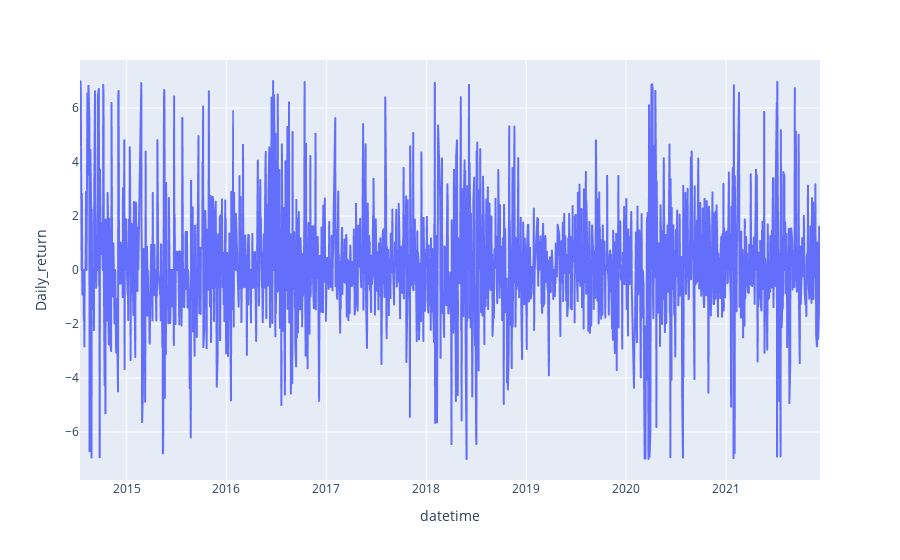

Write notebook code for a chart like this one.
### Code cell
fig = go.Figure()
px.line(df, x='datetime', y='Daily_return', labels={'x':'Date', 'y':'Daily_Return_%'})

### Figure 1 — Plotly figure (JSON) as saved in the notebook; plotly's stock layout.template omitted (floating-point values rounded to 4 significant figures; data arrays with more than 128 entries replaced by an {"elided": "..."} marker saying what was removed)
{"data": [{"hovertemplate": "datetime=%{x}<br>Daily_return=%{y}<extra></extra>", "legendgroup": "", "line": {"color": "#636efa", "dash": "solid"}, "mode": "lines", "name": "", "showlegend": false, "type": "scattergl", "x": {"elided": "1854 str values"}, "xaxis": "x", "y": {"elided": "1854 float values"}, "yaxis": "y"}], "layout": {"legend": {"tracegroupgap": 0}, "margin": {"t": 60}, "xaxis": {"anchor": "y", "domain": [0, 1], "title": {"text": "datetime"}}, "yaxis": {"anchor": "x", "domain": [0, 1], "title": {"text": "Daily_return"}}}}
